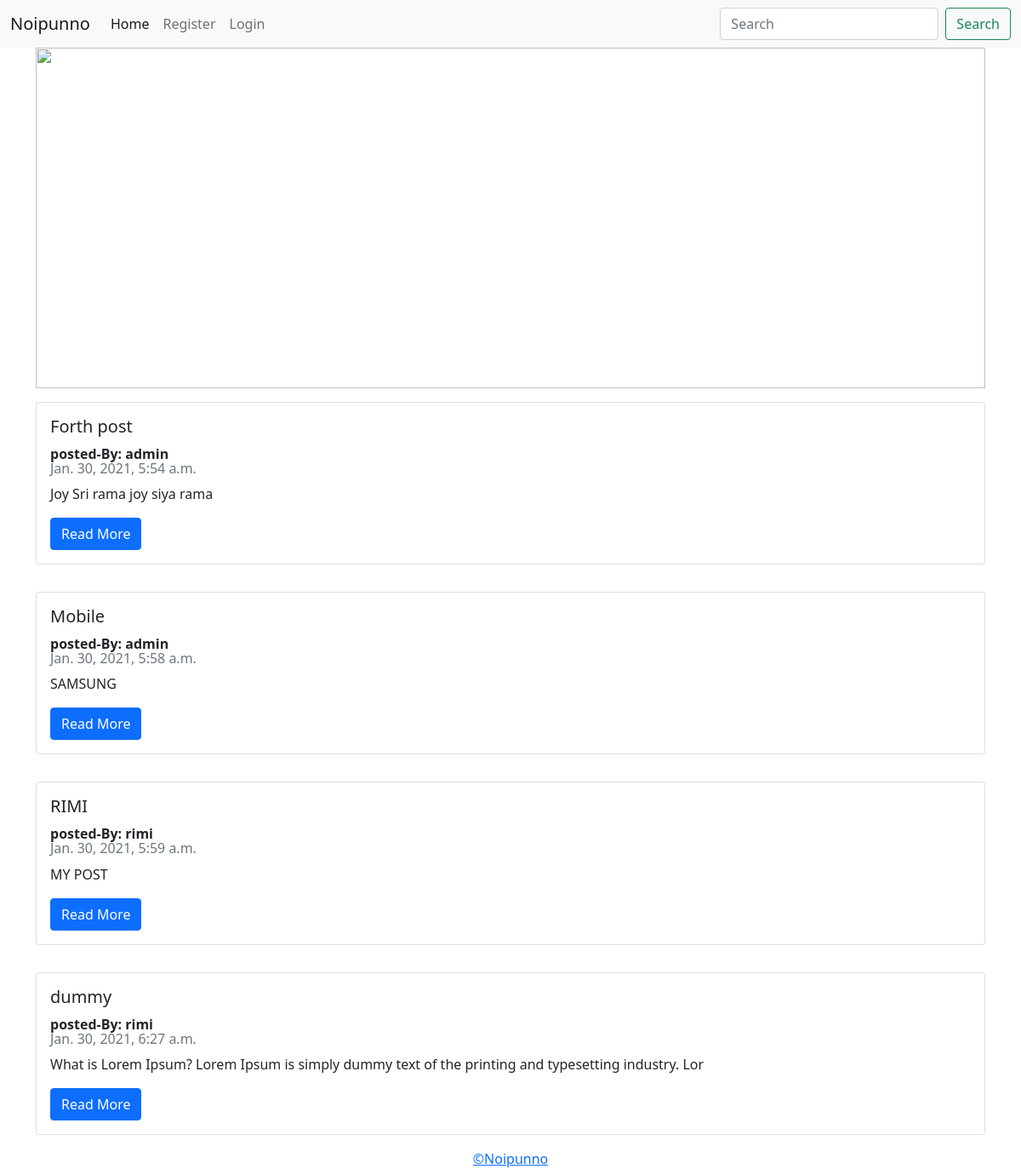
The page / on the database its author committed.
### blog_app/models.py (models this page shows, shortened)
class Blog(models.Model):
    user_id = models.ForeignKey(User, on_delete=models.CASCADE)
    title = models.CharField(max_length=200)
    desc = models.TextField()
    date = models.DateTimeField(auto_now_add=True, null=True)

### blog_app/views.py (the view)
# urls.py: path('', views.index, name='index'),
def index(request):
    blog = Blog.objects.all()
    context = {'blogs': blog}
    return render(request, 'home.html', context)

### templates/home.html (shortened to what this page needs)
{% extends 'base.html' %}
    {% block body%}
    {% load static %}
<div class="container">
    <img src="{% static 'img/blog.jpg' %}" alt="" style="width:100%; height:400px">
</div>
{% for blog in blogs %}
<div class="container py-3">
    <div class="card" >
      <div class="card-body">
        <h5 class="card-title">{{blog.title}}</h5>
          <b>posted-By:   {{blog.user_id.username}}</b>
        <h6 class="card-subtitle mb-2 text-muted ">{{blog.date}}</h6>
        <p class="card-text">{{blog.desc|slice:":100"}}</p>
        <a href="blog_details/{{blog.id}}" class="btn btn-primary">Read More</a>
      </div>
    </div>
</div>
{% endfor %}
{% endblock body%}

### rows shown on the page
Blog: title "Forth post", user_id.username "admin", date "Jan. 30, 2021, 5:54 a.m.", desc "Joy Sri rama joy siya rama"
Blog: title "Mobile", user_id.username "admin", date "Jan. 30, 2021, 5:58 a.m.", desc "SAMSUNG"
Blog: title "RIMI", user_id.username "rimi", date "Jan. 30, 2021, 5:59 a.m.", desc "MY POST"
Blog: title "dummy", user_id.username "rimi", date "Jan. 30, 2021, 6:27 a.m.", desc "What is Lorem Ipsum? Lorem Ipsum is simply dummy text of the printing and typesetting industry. Lor"
